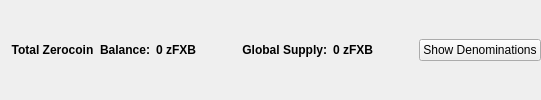
                       <widget class="QFrame" name="balanceSupplyFrame">
                        <layout class="QHBoxLayout" name="horizontalLayout_2" stretch="0,0,0,1,0">
                         <property name="rightMargin">
                          <number>0</number>
                         </property>
                         <item>
                          <layout class="QHBoxLayout" name="horizontalLayout_34">
                           <item>
                            <widget class="QLabel" name="labelzAvailableText_3">
                             <property name="font">
                              <font>
                               <weight>75</weight>
                               <bold>true</bold>
                              </font>
                             </property>
                             <property name="toolTip">
                              <string>Total Balance including unconfirmed and immature zFXB</string>
                             </property>
                             <property name="text">
                              <string>Total Zerocoin  Balance:</string>
                             </property>
                             <property name="alignment">
                              <set>Qt::AlignRight|Qt::AlignTrailing|Qt::AlignVCenter</set>
                             </property>
                            </widget>
                           </item>
                           <item>
                            <widget class="QLabel" name="labelzAvailableAmount_4">
                             <property name="minimumSize">
                              <size>
                               <width>40</width>
                               <height>0</height>
                              </size>
                             </property>
                             <property name="font">
                              <font>
                               <weight>75</weight>
                               <bold>true</bold>
                              </font>
                             </property>
                             <property name="toolTip">
                              <string>Total Balance including unconfirmed and immature zFXB</string>
                             </property>
                             <property name="text">
                              <string>0 zFXB</string>
                             </property>
                             <property name="alignment">
                              <set>Qt::AlignLeading|Qt::AlignLeft|Qt::AlignVCenter</set>
                             </property>
                            </widget>
                           </item>
                          </layout>
                         </item>
                         <item>
                          <spacer name="horizontalSpacer_32">
                           <property name="orientation">
                            <enum>Qt::Horizontal</enum>
                           </property>
                           <property name="sizeHint" stdset="0">
                            <size>
                             <width>40</width>
                             <height>20</height>
                            </size>
                           </property>
                          </spacer>
                         </item>
                         <item>
                          <layout class="QHBoxLayout" name="horizontalLayout_35">
                           <item>
                            <widget class="QLabel" name="labelZsupplyText_2">
                             <property name="font">
                              <font>
                               <weight>75</weight>
                               <bold>true</bold>
                              </font>
                             </property>
                             <property name="text">
                              <string>Global Supply:</string>
                             </property>
                             <property name="alignment">
                              <set>Qt::AlignRight|Qt::AlignTrailing|Qt::AlignVCenter</set>
                             </property>
                            </widget>
                           </item>
                           <item>
                            <widget class="QLabel" name="labelZsupplyAmount_2">
                             <property name="font">
                              <font>
                               <weight>75</weight>
                               <bold>true</bold>
                              </font>
                             </property>
                             <property name="text">
                              <string>0 zFXB</string>
                             </property>
                            </widget>
                           </item>
                          </layout>
                         </item>
                         <item>
                          <spacer name="horizontalSpacer_31">
                           <property name="orientation">
                            <enum>Qt::Horizontal</enum>
                           </property>
                           <property name="sizeHint" stdset="0">
                            <size>
                             <width>40</width>
                             <height>20</height>
                            </size>
                           </property>
                          </spacer>
                         </item>
                         <item>
                          <widget class="QPushButton" name="pushButtonShowDenoms">
                           <property name="toolTip">
                            <string>Show zFXB denominations list</string>
                           </property>
                           <property name="text">
                            <string>Show Denominations</string>
                           </property>
                          </widget>
                         </item>
                        </layout>
                       </widget>
